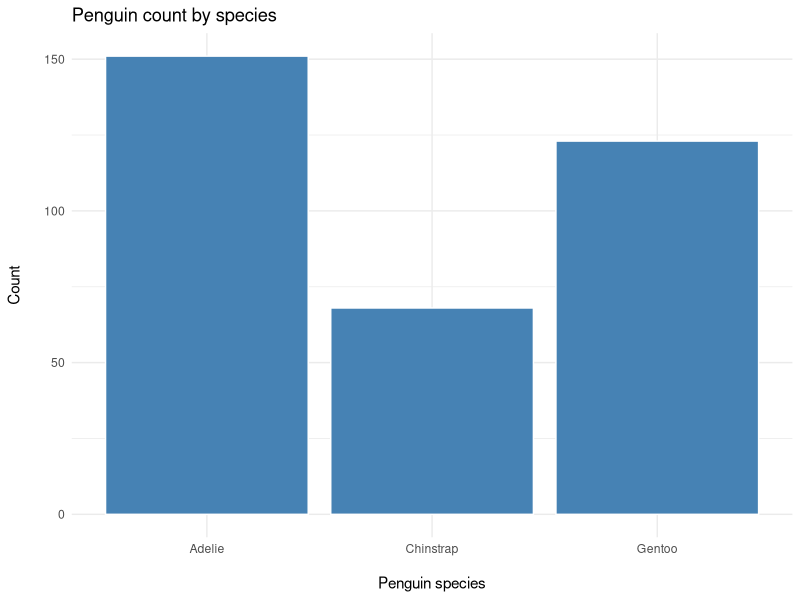
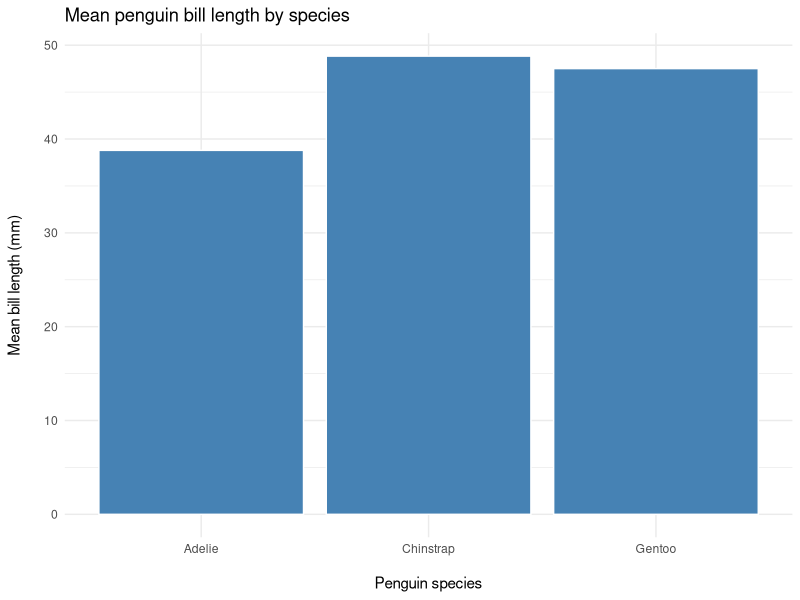
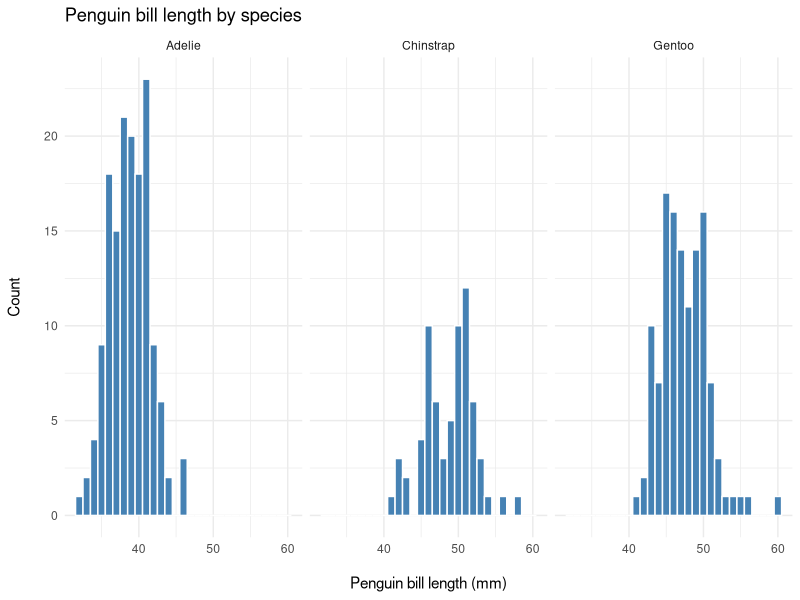

The R script that drew these images, in order:
## ---- chunk 1
library(tidyverse)

penguins <- read_csv("../clean_data/penguins.csv")
## ---- chunk 2
# How many of each species?
penguins %>%
  ggplot() +
  geom_bar(aes(x = species),
    fill = "steelblue",
    colour = "white",
    stat = "count"
  ) +
  theme_minimal() +
  labs(
    x = "\nPenguin species",
    y = "Count\n",
    title = "Penguin count by species",
    fill = "Species"
  )
## ---- chunk 3
# Calculate mean bill length by species
mean_penguins <- penguins %>%
  select(species, bill_length_mm) %>%
  group_by(species) %>%
  summarise(mean_bill_length_mm = mean(bill_length_mm)) %>%
  arrange(desc(mean_bill_length_mm))

mean_penguins %>%
  ggplot() +
  geom_col(aes(x = species, y = mean_bill_length_mm),
    fill = "steelblue",
    colour = "white"
  ) +  
  theme_minimal() +
  labs(
    x = "\nPenguin species",
    y = "Mean bill length (mm)\n",
    title = "Mean penguin bill length by species"
  )
## ---- chunk 4
penguins %>%
  ggplot() +
  geom_histogram(
    aes(
      x = bill_length_mm,
      fill = species
    ),
    col = "white",
    fill = "steelblue",
    binwidth = 1
  ) +
  facet_wrap(~species, ncol = 3) +
  theme_minimal() +
  labs(
    x = "\nPenguin bill length (mm)",
    y = "Count\n",
    title = "Penguin bill length by species"
  )

mean_penguins
